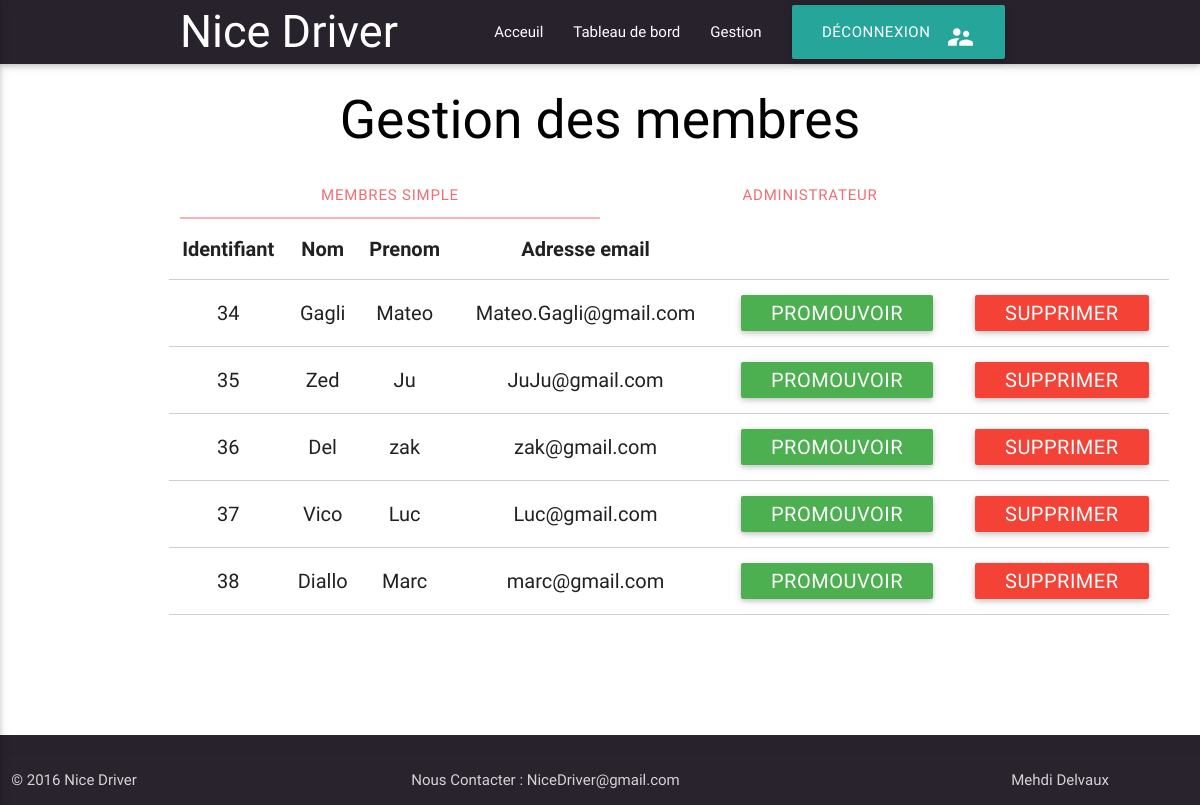
Page /vue/gestion_membre.php on the committed database.
### tables this page shows
CREATE TABLE IF NOT EXISTS `inscrits` (
  `id` int(11) NOT NULL AUTO_INCREMENT,
  `nom` varchar(255) NOT NULL,
  `prenom` varchar(255) NOT NULL,
  `email` varchar(255) NOT NULL,
  `mdp` varchar(255) NOT NULL,
  `admin` tinyint(1) NOT NULL,
  PRIMARY KEY (`id`),
  UNIQUE KEY `email` (`email`),
  UNIQUE KEY `email_2` (`email`)
);

### modele/get_inscrit.php (called while the page is built, shortened)
<?php
class GET_INSCRIT{
	static function get_membres()
	{
    $bdd=connexion();
	$req = $bdd->query('SELECT * FROM inscrits WHERE admin = "0" ');
    $membre = $req->fetchAll();
    return $membre;
	}
}

### vue/gestion_membre.php (the view, shortened to what this page needs)
<?php include("menu_admin.php"); ?>
<h2 class = "center black-text "> Gestion des membres</h2>
<div class="container">
  <div class="row">
    <div class="col s12">
      <ul class="tabs">
        <li class="tab col s3"><a href="#membre" class ="active">Membres simple</a></li>
        <li class="tab col s3"><a  href="#admin">Administrateur </a></li>
      </ul>
    </div>
<div class="tab-content">
    <div id="membre" class="tab-pane fade in active">
     <table class="table2 highlight centered bordered  " >
        <thead>
          <tr>
          	  <th data-field="id">Identifiant</th>
              <th data-field="nom">Nom</th>
              <th data-field="prenom">Prenom</th>
              <th data-field="email">Adresse email</th>
          </tr>
        </thead>
        <tbody>
          <?php
              require_once('../modele/get_inscrit.php');
              $membres = GET_INSCRIT::get_membres();
              foreach($membres as $membre)
              {
                print "<tr><td>" .  $membre["id"] . "</td>";
                print "<td>" .  $membre["nom"] . "</td>";
                print "<td>" .  $membre["prenom"] . "</td>";
                print "<td>" .$membre["email"]."</td>";
                print "<td><a class=\"waves-effect waves-light green btn btn-small btn-lg\" href=\"../controller/promouvoir.php?id=".  $membre["id"] ."\">Promouvoir</a></td>";
                print "<td><a class=\"waves-effect waves-light red btn btn-small btn-lg\" href=\"../controller/supprimer_inscrit.php?id=".  $membre["id"] ."\">Supprimer</a></td>";
              }
			?>
        </tbody>
      </table>
    </div>
    </div>
          <?php
              require_once('../modele/get_inscrit.php');
			?>
   </div>
	</div>
<?php include("footer.php"); ?>

### vue/menu_admin.php (shortened to what this page needs)
<!DOCTYPE html>
<html lang="en">
<head>
  <link href="css/materialize.css" type="text/css" rel="stylesheet" media="screen,projection"/>
  <link href="css/style.css" type="text/css" rel="stylesheet" media="screen,projection"/>
  <link rel="stylesheet" href="style.css" />
  </head>
<body>
<nav class="grey" role="navigation">
    <div class="nav-wrapper container">
      <a id="logo-container" href="reussi_connex_admin.php" class="brand-logo white-text">Nice Driver</a>
      <ul class="right hide-on-med-and-down ">
        <li><a href="reussi_connex_admin.php" class="white-text"> Acceuil </a></li>
        <li><a href="tableau_de_bord.php" class="white-text"> Tableau de bord </a></li>
        <li><a href="mission.php" class="white-text">Gestion </a></li>
        <li><a  href="../controller/deconnexion.php"class="waves-effect waves-light btn-large"><i class="small material-icons right">supervisor_account</i>Déconnexion</a></li>
    </ul>
    </div>
  </nav>

### vue/footer.php (shortened to what this page needs)
<footer class="page-footer grey">
  <div class="footer-copyright">
    <div class="row">
      <div class="col s4">
          © 2016 Nice Driver
        </div>
      <div class="col s6">
        Nous Contacter : NiceDriver@gmail.com
      </div>
        <div class="col s2">
           Mehdi  Delvaux
        </div>
    </div>
  </div>
</footer>
  </body>
</html>

### vue/css/style.css (style rules this page uses)
nav ul a, nav .brand-logo { color: #444; }
footer.page-footer { margin: 0; }
.table2 { background-color: white; width: 1000px; height: 200px; margin: 0 auto; font-size: 20px; border-radius: 0px; overflow: hidden; margin-bottom:100px }
body { display: flex; min-height: 100vh; flex-direction: column; }

### rows in the picture
inscrits: id "34", nom "Gagli", prenom "Mateo", email "Mateo.Gagli@gmail.com"
inscrits: id "35", nom "Zed", prenom "Ju", email "JuJu@gmail.com"
inscrits: id "36", nom "Del", prenom "zak", email "zak@gmail.com"
inscrits: id "37", nom "Vico", prenom "Luc", email "Luc@gmail.com"
inscrits: id "38", nom "Diallo", prenom "Marc", email "marc@gmail.com"
